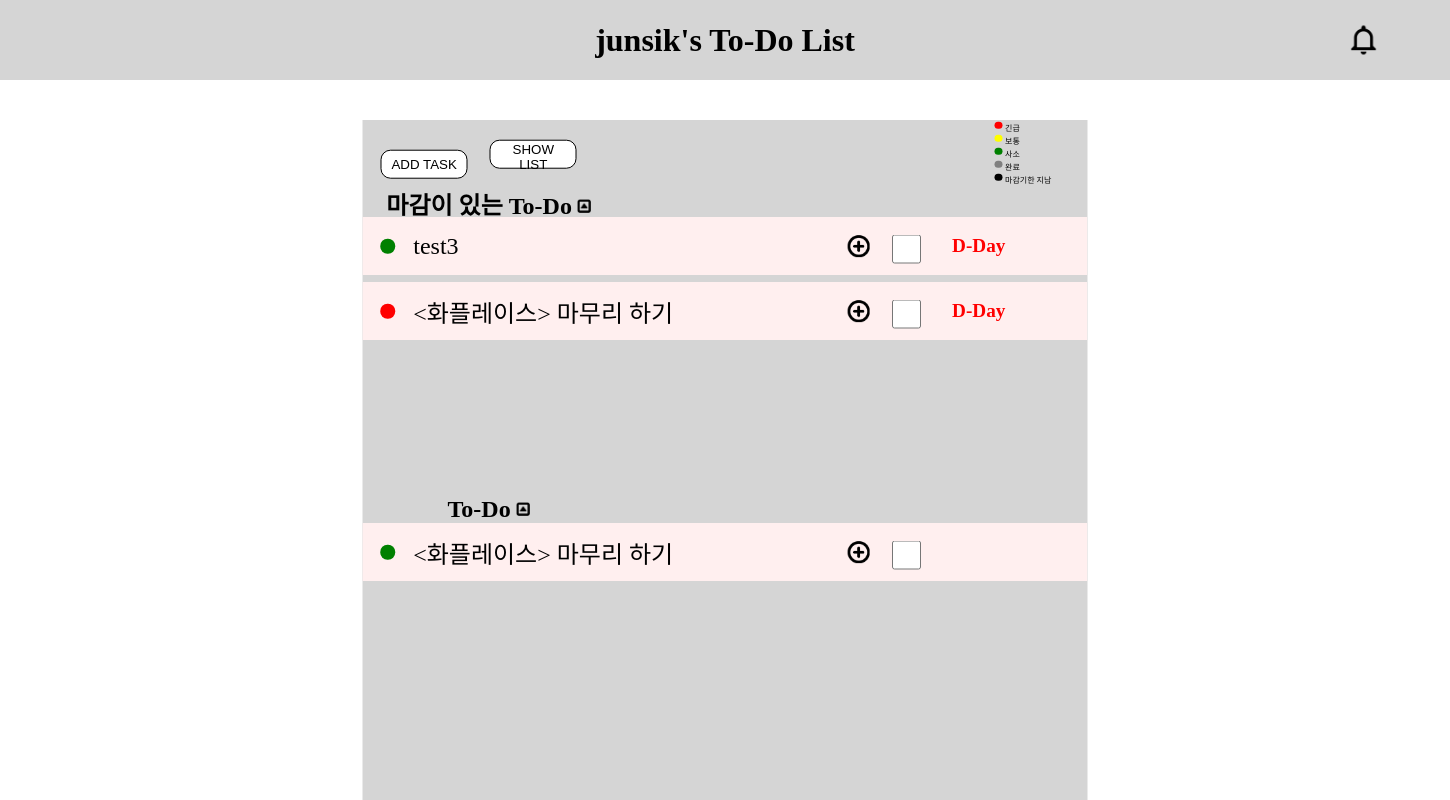
The app's page /, older data.
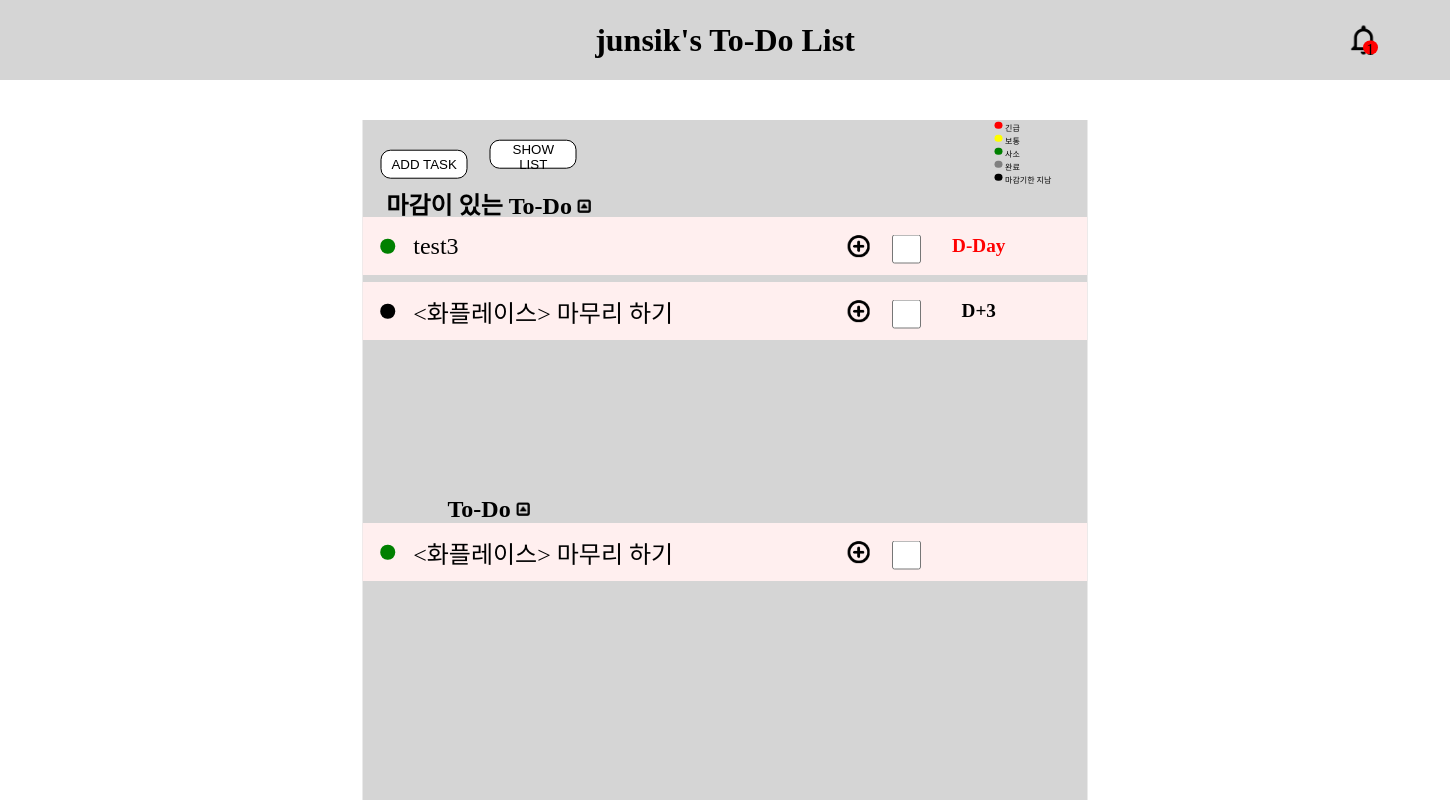
The same page, newer data.
### todolist_app/models.py (models this page shows, shortened)
class TodoItem(models.Model) :
    TODOITEM_GRADE_CHOICES = {
        ('1', '중요'),
        ('2', '보통'),
        ('3', '사소')
    }
    title = models.CharField(max_length = 100, default = '')
    content = models.CharField(max_length = 255, default = '')
    deadline = models.DateTimeField(blank = True, null = True)
    owner = models.ForeignKey(User, on_delete = models.CASCADE, null = True, blank = True, related_name='todoitems')
    created_at = models.DateTimeField(auto_now_add=True)
    grade = models.CharField(max_length = 30, choices = TODOITEM_GRADE_CHOICES)
    is_finished = models.BooleanField(default=False)
    is_overdue = models.BooleanField(default=False)
    @property
    def d_day_count(self) :
        time_now = timezone.now()
        d_day = (time_now - self.deadline).days
        return d_day
    class Meta :
        ordering = ['-created_at']

class User(AbstractUser) :
    def __str__(self) :
        return self.username

### todolist_app/views.py (the view)
# urls.py: path('', views.index),
def index(request) :
    user = User.objects.get(username='junsik')
    login(request, user)
    if not user.is_anonymous :
        deadline_items = TodoItem.objects.filter(deadline__isnull=False, owner=user)
        for deadline_item in deadline_items :
            if (deadline_item.d_day_count > 0) and (deadline_item.is_overdue == False) :
                deadline_item.is_overdue = True
                deadline_item.save()
                if (deadline_item.is_finished == False) :
                    content = '[' + deadline_item.title + ']' + ' 마감기한이 지났습니다.'
                    new_notification = Notification.objects.create(
                        content = content,
                        owner = user,
                        todoitem = deadline_item,
                    )
        notifications = user.notifications.all()
        normal_items = TodoItem.objects.filter(deadline__isnull=True)
        context = { 'user' : user , 'deadline_items' : deadline_items , 'normal_items' : normal_items , 'notifications' : notifications }
        return render(request, 'todolist_app/index.html', context )
    else :
        return render(request, 'todolist_app/index.html')

### todolist_app/templates/todolist_app/index.html (shortened to what the changed rows need)
<!DOCTYPE html>
<html lang="ko">
<head>
    <link rel="stylesheet" href="/static/css/index.css">
</head>
<body>
    <div class="top">
        <div class="top-title">
            <div class="top-title_text">{{user.username}}'s To-Do List</div>
        </div>
        <div class="top-notification" onclick="toggle_notification();">
            {% if user.notifications.all.count > 0 %}
                <img src="/static/image/notification_icon.png" class="top-notification_image top-notification_imageshake">
                <div class="top-notification-count">{{user.notifications.all.count}}</div>
            {% else %}
                <img src="/static/image/notification_icon.png" class="top-notification_image">
            {% endif %}
        </div>
    </div>
    <div class="middle">
        <div class="middle-content">
            <div class="middle-content-deadlinelist">
                <div class="middle-content-listitem-wrapper" id="deadline-list">
                    {% for deadline_item in deadline_items %}
                        <div class="middle-content-listitem" id="{{deadline_item.id}}">
                            <div class="middle-content-listitem-titlewrapper">
                                <div class="middle-content-listitem-grade">
                                    {% if deadline_item.is_finished == True %}
                                        {% if deadline_item.d_day_count <= 0 %}
                                            <input type="text" id="grade_{{deadline_item.id}}" value={{deadline_item.grade}} hidden>
                                        {% else %}
                                            <input type="text" id="grade_{{deadline_item.id}}" value='overdue' hidden>
                                        {% endif %}
                                        <div class="middle-content-listlitem-grade_color" id="grade_color_{{deadline_item.id}}" data-deadline-grade-color="gray" style="background-color: gray;">
                                        </div>
                                    {% else %}
                                        {% if deadline_item.d_day_count <= 0 %}
                                            {% if deadline_item.grade == '1' %}
                                                <div class="middle-content-listlitem-grade_color" id="grade_color_{{deadline_item.id}}" data-deadline-grade-color="red" style="background-color: red;">
                                                </div>
                                            {% elif deadline_item.grade == '2' %}
                                                <div class="middle-content-listlitem-grade_color" id="grade_color_{{deadline_item.id}}" data-deadline-grade-color="yellow" style="background-color: yellow;">
                                                </div>
                                            {% elif deadline_item.grade == '3' %}
                                                <div class="middle-content-listlitem-grade_color" id="grade_color_{{deadline_item.id}}" data-deadline-grade-color="green" style="background-color: green;">
                                                </div>
                                            {% endif %}
                                        {% else %}
                                            <div class="middle-content-listlitem-grade_color" id="grade_color_{{deadline_item.id}}" data-deadline-grade-color="green" style="background-color: black;">
                                            </div>
                                        {% endif %}
                                    {% endif %}
                                </div>
                                <div class="middle-content-listitem-title">
                                    {% if deadline_item.is_finished == False %}
                                    <div class="middle-content-listitem-title_text" id="deadline_title_{{deadline_item.id}}">
                                        {{deadline_item.title}}
                                    </div>
                                    {% else %}
                                    <div class="middle-content-listitem-title_text" id="deadline_title_{{deadline_item.id}}" style="text-decoration : line-through">
                                        {{deadline_item.title}}
                                    </div>
                                    {% endif %}
                                    <div class="middle-content-listitem-title-detailwrapper">
                                        <button type="button"
                                                class="middle-content-listitem_detailbutton"
                                                id="detailbutton_{{deadline_item.id}}"
                                                data-detail-toggle="closed"
                                                onclick="toggle_detail(this);">
                                        </button>
                                    </div>
                                </div>
                            </div>
                            <div class="middle-content-listitem-checkwrapper">
                                {% if deadline_item.is_finished == True %}
                                <input type="checkbox" id="deadline_checkbox_{{deadline_item.id}}" class="middle-content-listitem-checkbox" checked>
                                {% else %}
                                <input type="checkbox" id="deadline_checkbox_{{deadline_item.id}}" class="middle-content-listitem-checkbox">
                                {% endif %}
                            </div>
                            <div class="middle-content-listitem-dday">
                                <div class="middle-content-listitem-dday_text">
                                    {% if deadline_item.d_day_count > 0 %}
                                        <span>D+{{deadline_item.d_day_count}}</span>
                                    {% elif deadline_item.d_day_count < 0 %}
                                        <span>D{{deadline_item.d_day_count}}</span>
                                    {% elif deadline_item.d_day_count == 0 %}
                                        <span style="color: red;">D-Day</span>
                                    {% endif %}
                                </div>
                            </div>
                        </div>
                    {% endfor %}
                </div>
            </div>
        </div>
    </div>
</body>
</html>

Row changes from the older to the newer data that the page shows:
changed User "junsik": notifications.all.count (not shown) → "1"
changed TodoItem (number 2 of 3 on the later page): d_day_count (not shown) → "3"; deadline "D-Day" → "D+"
